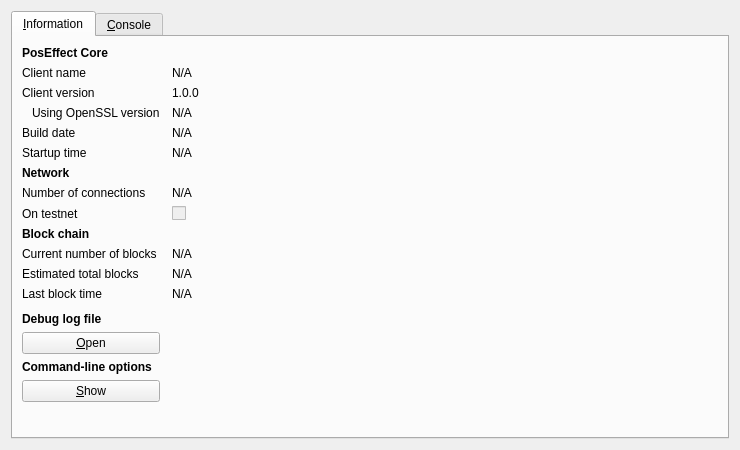
<?xml version="1.0" encoding="UTF-8"?>
<ui version="4.0">
 <class>RPCConsole</class>
 <widget class="QDialog" name="RPCConsole">
  <property name="geometry">
   <rect>
    <x>0</x>
    <y>0</y>
    <width>740</width>
    <height>450</height>
   </rect>
  </property>
  <property name="windowTitle">
   <string>PosEffect - Debug window</string>
  </property>
  <layout class="QVBoxLayout" name="verticalLayout_2">
   <item>
    <widget class="QTabWidget" name="tabWidget">
     <property name="currentIndex">
      <number>0</number>
     </property>
     <widget class="QWidget" name="tab_info">
      <attribute name="title">
       <string>&amp;Information</string>
      </attribute>
      <layout class="QGridLayout" name="gridLayout" columnstretch="0,1">
       <property name="horizontalSpacing">
        <number>12</number>
       </property>
       <item row="0" column="0">
        <widget class="QLabel" name="label_9">
         <property name="font">
          <font>
           <weight>75</weight>
           <bold>true</bold>
          </font>
         </property>
         <property name="text">
          <string>PosEffect Core</string>
         </property>
        </widget>
       </item>
       <item row="1" column="0">
        <widget class="QLabel" name="label_5">
         <property name="text">
          <string>Client name</string>
         </property>
        </widget>
       </item>
       <item row="1" column="1">
        <widget class="QLabel" name="clientName">
         <property name="cursor">
          <cursorShape>IBeamCursor</cursorShape>
         </property>
         <property name="text">
          <string>N/A</string>
         </property>
         <property name="textFormat">
          <enum>Qt::PlainText</enum>
         </property>
         <property name="textInteractionFlags">
          <set>Qt::LinksAccessibleByMouse|Qt::TextSelectableByKeyboard|Qt::TextSelectableByMouse</set>
         </property>
        </widget>
       </item>
       <item row="2" column="0">
        <widget class="QLabel" name="label_6">
         <property name="text">
          <string>Client version</string>
         </property>
        </widget>
       </item>
       <item row="2" column="1">
        <widget class="QLabel" name="clientVersion">
         <property name="cursor">
          <cursorShape>IBeamCursor</cursorShape>
         </property>
         <property name="text">
          <string>1.0.0</string>
         </property>
         <property name="textFormat">
          <enum>Qt::PlainText</enum>
         </property>
         <property name="textInteractionFlags">
          <set>Qt::LinksAccessibleByMouse|Qt::TextSelectableByKeyboard|Qt::TextSelectableByMouse</set>
         </property>
        </widget>
       </item>
       <item row="3" column="0">
        <widget class="QLabel" name="label_14">
         <property name="text">
          <string>Using OpenSSL version</string>
         </property>
         <property name="indent">
          <number>10</number>
         </property>
        </widget>
       </item>
       <item row="3" column="1">
        <widget class="QLabel" name="openSSLVersion">
         <property name="cursor">
          <cursorShape>IBeamCursor</cursorShape>
         </property>
         <property name="text">
          <string>N/A</string>
         </property>
         <property name="textFormat">
          <enum>Qt::PlainText</enum>
         </property>
         <property name="textInteractionFlags">
          <set>Qt::LinksAccessibleByMouse|Qt::TextSelectableByKeyboard|Qt::TextSelectableByMouse</set>
         </property>
        </widget>
       </item>
       <item row="4" column="0">
        <widget class="QLabel" name="label_12">
         <property name="text">
          <string>Build date</string>
         </property>
        </widget>
       </item>
       <item row="4" column="1">
        <widget class="QLabel" name="buildDate">
         <property name="cursor">
          <cursorShape>IBeamCursor</cursorShape>
         </property>
         <property name="text">
          <string>N/A</string>
         </property>
         <property name="textFormat">
          <enum>Qt::PlainText</enum>
         </property>
         <property name="textInteractionFlags">
          <set>Qt::LinksAccessibleByMouse|Qt::TextSelectableByKeyboard|Qt::TextSelectableByMouse</set>
         </property>
        </widget>
       </item>
       <item row="5" column="0">
        <widget class="QLabel" name="label_13">
         <property name="text">
          <string>Startup time</string>
         </property>
        </widget>
       </item>
       <item row="5" column="1">
        <widget class="QLabel" name="startupTime">
         <property name="cursor">
          <cursorShape>IBeamCursor</cursorShape>
         </property>
         <property name="text">
          <string>N/A</string>
         </property>
         <property name="textFormat">
          <enum>Qt::PlainText</enum>
         </property>
         <property name="textInteractionFlags">
          <set>Qt::LinksAccessibleByMouse|Qt::TextSelectableByKeyboard|Qt::TextSelectableByMouse</set>
         </property>
        </widget>
       </item>
       <item row="6" column="0">
        <widget class="QLabel" name="label_11">
         <property name="font">
          <font>
           <weight>75</weight>
           <bold>true</bold>
          </font>
         </property>
         <property name="text">
          <string>Network</string>
         </property>
        </widget>
       </item>
       <item row="7" column="0">
        <widget class="QLabel" name="label_7">
         <property name="text">
          <string>Number of connections</string>
         </property>
        </widget>
       </item>
       <item row="7" column="1">
        <widget class="QLabel" name="numberOfConnections">
         <property name="cursor">
          <cursorShape>IBeamCursor</cursorShape>
         </property>
         <property name="text">
          <string>N/A</string>
         </property>
         <property name="textFormat">
          <enum>Qt::PlainText</enum>
         </property>
         <property name="textInteractionFlags">
          <set>Qt::LinksAccessibleByMouse|Qt::TextSelectableByKeyboard|Qt::TextSelectableByMouse</set>
         </property>
        </widget>
       </item>
       <item row="8" column="0">
        <widget class="QLabel" name="label_8">
         <property name="text">
          <string>On testnet</string>
         </property>
        </widget>
       </item>
       <item row="8" column="1">
        <widget class="QCheckBox" name="isTestNet">
         <property name="enabled">
          <bool>false</bool>
         </property>
         <property name="text">
          <string/>
         </property>
        </widget>
       </item>
       <item row="9" column="0">
        <widget class="QLabel" name="label_10">
         <property name="font">
          <font>
           <weight>75</weight>
           <bold>true</bold>
          </font>
         </property>
         <property name="text">
          <string>Block chain</string>
         </property>
        </widget>
       </item>
       <item row="10" column="0">
        <widget class="QLabel" name="label_3">
         <property name="text">
          <string>Current number of blocks</string>
         </property>
        </widget>
       </item>
       <item row="10" column="1">
        <widget class="QLabel" name="numberOfBlocks">
         <property name="cursor">
          <cursorShape>IBeamCursor</cursorShape>
         </property>
         <property name="text">
          <string>N/A</string>
         </property>
         <property name="textFormat">
          <enum>Qt::PlainText</enum>
         </property>
         <property name="textInteractionFlags">
          <set>Qt::LinksAccessibleByMouse|Qt::TextSelectableByKeyboard|Qt::TextSelectableByMouse</set>
         </property>
        </widget>
       </item>
       <item row="11" column="0">
        <widget class="QLabel" name="label_4">
         <property name="text">
          <string>Estimated total blocks</string>
         </property>
        </widget>
       </item>
       <item row="11" column="1">
        <widget class="QLabel" name="totalBlocks">
         <property name="cursor">
          <cursorShape>IBeamCursor</cursorShape>
         </property>
         <property name="text">
          <string>N/A</string>
         </property>
         <property name="textFormat">
          <enum>Qt::PlainText</enum>
         </property>
         <property name="textInteractionFlags">
          <set>Qt::LinksAccessibleByMouse|Qt::TextSelectableByKeyboard|Qt::TextSelectableByMouse</set>
         </property>
        </widget>
       </item>
       <item row="12" column="0">
        <widget class="QLabel" name="label_2">
         <property name="text">
          <string>Last block time</string>
         </property>
        </widget>
       </item>
       <item row="12" column="1">
        <widget class="QLabel" name="lastBlockTime">
         <property name="cursor">
          <cursorShape>IBeamCursor</cursorShape>
         </property>
         <property name="text">
          <string>N/A</string>
         </property>
         <property name="textFormat">
          <enum>Qt::PlainText</enum>
         </property>
         <property name="textInteractionFlags">
          <set>Qt::LinksAccessibleByMouse|Qt::TextSelectableByKeyboard|Qt::TextSelectableByMouse</set>
         </property>
        </widget>
       </item>
       <item row="13" column="0">
        <spacer name="verticalSpacer_2">
         <property name="orientation">
          <enum>Qt::Vertical</enum>
         </property>
         <property name="sizeHint" stdset="0">
          <size>
           <width>20</width>
           <height>20</height>
          </size>
         </property>
        </spacer>
       </item>
       <item row="14" column="0">
        <widget class="QLabel" name="labelDebugLogfile">
         <property name="font">
          <font>
           <weight>75</weight>
           <bold>true</bold>
          </font>
         </property>
         <property name="text">
          <string>Debug log file</string>
         </property>
        </widget>
       </item>
       <item row="15" column="0">
        <widget class="QPushButton" name="openDebugLogfileButton">
         <property name="toolTip">
          <string>Open the PosEffect debug log file from the current data directory. This can take a few seconds for large log files.</string>
         </property>
         <property name="text">
          <string>&amp;Open</string>
         </property>
         <property name="autoDefault">
          <bool>false</bool>
         </property>
        </widget>
       </item>
       <item row="16" column="0">
        <widget class="QLabel" name="labelCLOptions">
         <property name="font">
          <font>
           <weight>75</weight>
           <bold>true</bold>
          </font>
         </property>
         <property name="text">
          <string>Command-line options</string>
         </property>
        </widget>
       </item>
       <item row="17" column="0">
        <widget class="QPushButton" name="showCLOptionsButton">
         <property name="toolTip">
          <string>Show the poseffect-qt help message to get a list with possible PosEffect command-line options.</string>
         </property>
         <property name="text">
          <string>&amp;Show</string>
         </property>
         <property name="autoDefault">
          <bool>false</bool>
         </property>
        </widget>
       </item>
       <item row="18" column="0">
        <spacer name="verticalSpacer">
         <property name="orientation">
          <enum>Qt::Vertical</enum>
         </property>
         <property name="sizeHint" stdset="0">
          <size>
           <width>20</width>
           <height>40</height>
          </size>
         </property>
        </spacer>
       </item>
      </layout>
     </widget>
     <widget class="QWidget" name="tab_console">
      <attribute name="title">
       <string>&amp;Console</string>
      </attribute>
      <layout class="QVBoxLayout" name="verticalLayout_3">
       <property name="spacing">
        <number>3</number>
       </property>
       <item>
        <widget class="QTextEdit" name="messagesWidget">
         <property name="minimumSize">
          <size>
           <width>0</width>
           <height>100</height>
          </size>
         </property>
         <property name="readOnly">
          <bool>true</bool>
         </property>
         <property name="tabKeyNavigation" stdset="0">
          <bool>false</bool>
         </property>
         <property name="columnCount" stdset="0">
          <number>2</number>
         </property>
        </widget>
       </item>
       <item>
        <layout class="QHBoxLayout" name="horizontalLayout">
         <property name="spacing">
          <number>3</number>
         </property>
         <item>
          <widget class="QLabel" name="label">
           <property name="text">
            <string notr="true">&gt;</string>
           </property>
          </widget>
         </item>
         <item>
          <widget class="QLineEdit" name="lineEdit"/>
         </item>
         <item>
          <widget class="QPushButton" name="clearButton">
           <property name="maximumSize">
            <size>
             <width>24</width>
             <height>24</height>
            </size>
           </property>
           <property name="toolTip">
            <string>Clear console</string>
           </property>
           <property name="text">
            <string/>
           </property>
           <property name="icon">
            <iconset resource="../bitcoin.qrc">
             <normaloff>:/icons/remove</normaloff>:/icons/remove</iconset>
           </property>
           <property name="shortcut">
            <string notr="true">Ctrl+L</string>
           </property>
           <property name="autoDefault">
            <bool>false</bool>
           </property>
          </widget>
         </item>
        </layout>
       </item>
      </layout>
     </widget>
    </widget>
   </item>
  </layout>
 </widget>
 <resources>
  <include location="../bitcoin.qrc"/>
 </resources>
 <connections/>
</ui>
